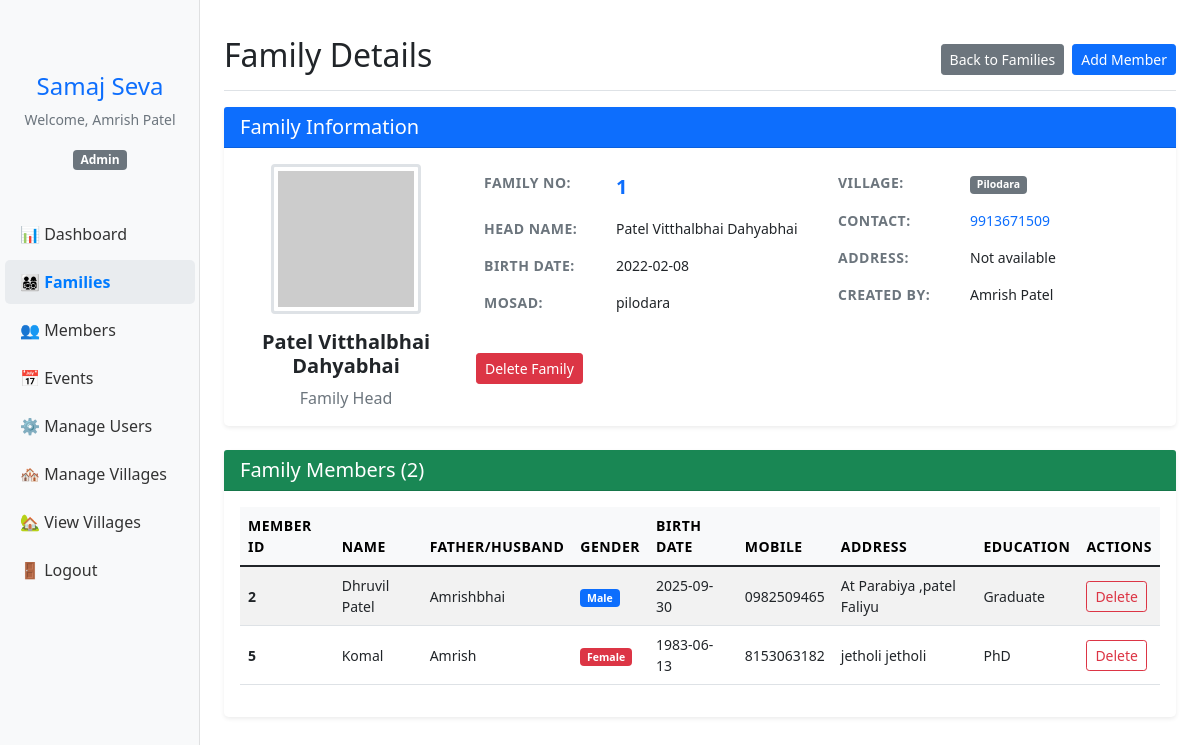
The app's page /family/16 (signed in) with its own data.
### tables this page shows
CREATE TABLE users (
                    id INTEGER PRIMARY KEY AUTOINCREMENT,
                    username TEXT UNIQUE,
                    password TEXT,
                    role TEXT,
                    village TEXT,
                    created_at TIMESTAMP DEFAULT CURRENT_TIMESTAMP
                );

CREATE TABLE families (
                    id INTEGER PRIMARY KEY AUTOINCREMENT,
                    family_no INTEGER,
                    head_name TEXT,
                    village TEXT,
                    address TEXT,
                    contact TEXT,
                    created_by INTEGER,
                    created_at TIMESTAMP DEFAULT CURRENT_TIMESTAMP, head_photo TEXT, head_birthdate TEXT, head_mosad TEXT,
                    FOREIGN KEY (created_by) REFERENCES users(id)
                );

CREATE TABLE members (
                    id INTEGER PRIMARY KEY AUTOINCREMENT,
                    family_id INTEGER,
                    unique_id INTEGER,
                    name TEXT,
                    father_husband_name TEXT,
                    gender TEXT,
                    age INTEGER,
                    mobile TEXT,
                    address TEXT,
                    photo TEXT,
                    education TEXT,
                    occupation TEXT,
                    relation TEXT,
                    remark TEXT,
                    created_by INTEGER,
                    created_at TIMESTAMP DEFAULT CURRENT_TIMESTAMP, birthdate TEXT, birth_place TEXT,
                    FOREIGN KEY (family_id) REFERENCES families(id),
                    FOREIGN KEY (created_by) REFERENCES users(id)
                );

### app.py (the view)
@app.route('/family/<int:family_id>')
@login_required
def view_family(family_id):
    conn = sqlite3.connect('database.db')
    c = conn.cursor()
    c.execute('''SELECT f.*, u.username as created_by_name
                 FROM families f
                 LEFT JOIN users u ON f.created_by = u.id
                 WHERE f.id = ?''', (family_id,))
    family = c.fetchone()
    if not family:
        flash('Family not found', 'error')
        return redirect(url_for('families'))
    if session['role'] == 'village_manager' and family[6] != session['village']:
        flash('Access denied', 'error')
        return redirect(url_for('families'))
    c.execute('''SELECT * FROM members
                 WHERE family_id = ?
                 ORDER BY unique_id''', (family_id,))
    members = c.fetchall()
    conn.close()
    return render_template('view_family.html', family=family, members=members)

### app.py (called while the page is built)
def login_required(f):
    @wraps(f)
    def decorated_function(*args, **kwargs):
        if 'user_id' not in session:
            flash('Please login first', 'error')
            return redirect(url_for('login'))
        return f(*args, **kwargs)
    return decorated_function

### templates/view_family.html (shortened to what this page needs)
{% extends "base.html" %}
{% block content %}
<div class="d-flex justify-content-between flex-wrap flex-md-nowrap align-items-center pt-3 pb-2 mb-3 border-bottom">
    <h1 class="h2">Family Details</h1>
    <div class="btn-toolbar mb-2 mb-md-0">
        <a href="{{ url_for('families') }}" class="btn btn-sm btn-secondary me-2">
            Back to Families
        </a>
        <a href="{{ url_for('add_member', family_id=family[0]) }}" class="btn btn-sm btn-primary">
            Add Member
        </a>
    </div>
</div>
<div class="card mb-4 shadow-sm rounded-3">
    <div class="card-header bg-primary text-white">
        <h5 class="card-title mb-0">Family Information</h5>
    </div>
    <div class="card-body">
        <div class="row">
            <div class="col-md-3 text-center">
                {% if family[8] %}
                <img src="{{ url_for('uploaded_file', filename=family[3]) }}"
                     class="img-thumbnail mb-3"
                     alt="Head Photo"
                     style="width: 150px; height: 150px; object-fit: cover;"
                     onerror="this.src='https://via.placeholder.com/150?text=No+Photo'">
                {% else %}
                <img src="https://via.placeholder.com/150?text=No+Photo"
                     class="img-thumbnail mb-3"
                     alt="No Photo"
                     style="width: 150px; height: 150px; object-fit: cover;">
                {% endif %}
                <h5 class="fw-bold">{{ family[2] }}</h5>
                <p class="text-muted mb-0">Family Head</p>
            </div>
            <div class="col-md-9">
                <div class="row">
                    <div class="col-md-6">
                        <table class="table table-borderless">
                            <tr>
                                <th class="text-muted" style="width: 40%;">Family No:</th>
                                <td><span class="fs-5 fw-bold text-primary">{{ family[1] }}</span></td>
                            </tr>
                            <tr>
                                <th class="text-muted">Head Name:</th>
                                <td>{{ family[2] }}</td>
                            </tr>
                            <tr>
                                <th class="text-muted">Birth Date:</th>
                                <td>{{ family[9] or 'Not specified' }}</td>
                            </tr>
                            <tr>
                                <th class="text-muted">Mosad:</th>
                                <td>{{ family[10] or 'Not specified' }}</td>
                            </tr>
                        </table>
                    </div>
                    <div class="col-md-6">
                        <table class="table table-borderless">
                            <tr>
                                <th class="text-muted" style="width: 40%;">Village:</th>
                                <td><span class="badge bg-secondary">{{ family[3] or '-' }}</span></td>
                            </tr>
                            <tr>
                                <th class="text-muted">Contact:</th>
                                <td>
                                    {% if family[5] %}
                                    <a href="tel:{{ family[8] }}" class="text-decoration-none">{{ family[5] }}</a>
                                    {% else %}
                                    Not available
                                    {% endif %}
                                </td>
                            </tr>
                            <tr>
                                <th class="text-muted">Address:</th>
                                <td>{{ family[4] or 'Not available' }}</td>
                            </tr>
                            <tr>
                                <th class="text-muted">Created By:</th>
                                <td>{{ family[11] or 'System' }}</td>
                            </tr>
                        </table>
                    </div>
                </div>
                {% if session.role == 'admin' %}
                <div class="mt-3">
                    <a href="{{ url_for('delete_family', family_id=family[0]) }}"
                       class="btn btn-sm btn-danger"
                       onclick="return confirm('Are you sure you want to delete this family and all its members? This action cannot be undone.')">
                        Delete Family
                    </a>
                </div>
                {% endif %}
            </div>
        </div>
    </div>
</div>
<div class="card shadow-sm rounded-3">
    <div class="card-header bg-success text-white">
        <h5 class="card-title mb-0">Family Members ({{ members|length }})</h5>
    </div>
    <div class="card-body">
        {% if members %}
        <div class="table-responsive">
            <table class="table table-striped table-hover align-middle">
                <thead class="table-light">
                    <tr>
                        <th>Member ID</th>
                        <th>Name</th>
                        <th>Father/Husband</th>
                        <th>Gender</th>
                        <th>Birth Date</th>
                        <th>Mobile</th>
                        <th>Address</th>
                        <th>Education</th>
                        {% if session.role == 'admin' %}
                        <th>Actions</th>
                        {% endif %}
                    </tr>
                </thead>
                <tbody>
                    {% for member in members %}
                    <tr>
                        <td><strong>{{ member[2] }}</strong></td>
                        <td>{{ member[3] }}</td>
                        <td>{{ member[4] or '-' }}</td>
                        <td>
                            <span class="badge {% if member[5] == 'Male' %}bg-primary{% else %}bg-danger{% endif %}">
                                {{ member[5] or '-' }}
                            </span>
                        </td>
                        <td>{{ member[16] or '-' }}</td>
                        <td>{{ member[7] or '-' }}</td>
                        <td>{{ member[8] or '-' }}</td>
                        <td>{{ member[10] or '-' }}</td>
                        {% if session.role == 'admin' %}
                        <td>
                            <a href="{{ url_for('delete_member', member_id=member[0]) }}"
                               class="btn btn-sm btn-outline-danger"
                               onclick="return confirm('Are you sure you want to delete this member?')">
                                Delete
                            </a>
                        </td>
                        {% endif %}
                    </tr>
                    {% endfor %}
                </tbody>
            </table>
        </div>
        {% else %}
        <div class="text-center py-4">
            <p class="text-muted mb-2">No members found in this family.</p>
            <a href="{{ url_for('add_member', family_id=family[0]) }}" class="btn btn-primary">Add First Member</a>
        </div>
        {% endif %}
    </div>
</div>
{% endblock %}

### templates/sidebar.html (shortened to what this page needs)
<div class="sidebar-sticky">
    <div class="text-center mb-4">
        <h4 class="text-primary">Samaj Seva</h4>
        <p class="text-muted small">Welcome, {{ session.username }}</p>
        <p class="badge bg-secondary">{{ session.role|title }}</p>
    </div>
    <ul class="nav flex-column">
        <li class="nav-item">
            <a class="nav-link {% if request.endpoint == 'dashboard' %}active{% endif %}" href="{{ url_for('dashboard') }}">
                📊 Dashboard
            </a>
        </li>
        <li class="nav-item">
            <a class="nav-link {% if request.endpoint in ['families', 'add_family', 'view_family'] %}active{% endif %}" href="{{ url_for('families') }}">
                👨‍👩‍👧‍👦 Families
            </a>
        </li>
        <li class="nav-item">
            <a class="nav-link {% if request.endpoint in ['view_members', 'add_member'] %}active{% endif %}" href="{{ url_for('view_members') }}">
                👥 Members
            </a>
        </li>
        <li class="nav-item">
            <a class="nav-link {% if request.endpoint in ['view_events', 'add_event'] %}active{% endif %}" href="{{ url_for('view_events') }}">
                📅 Events
            </a>
        </li>
        {% if session.role == 'admin' %}
        <li class="nav-item">
            <a class="nav-link {% if request.endpoint == 'manage_users' %}active{% endif %}" href="{{ url_for('manage_users') }}">
                ⚙️ Manage Users
            </a>
        </li>
        <li class="nav-item">
            <a class="nav-link {% if request.endpoint == 'manage_villages' %}active{% endif %}" href="{{ url_for('manage_villages') }}">
                🏘️ Manage Villages
            </a>
        </li>
        {% endif %}
        {% if session.role in ['admin', 'village_manager'] %}
        <li class="nav-item">
            <a class="nav-link {% if request.endpoint in ['user_villages', 'user_families', 'user_view_family', 'user_events'] %}active{% endif %}" href="{{ url_for('user_villages') }}">
                🏡 View Villages
            </a>
        </li>
        {% endif %}
        <li class="nav-item">
            <a class="nav-link" href="{{ url_for('logout') }}">
                🚪 Logout
            </a>
        </li>
    </ul>
</div>

### templates/base.html (style rules this page uses)
.sidebar .nav-link { color: #333; padding: 10px 15px; border-radius: 5px; margin: 2px 5px; }
.sidebar .nav-link.active { color: #007bff; background-color: #e9ecef; font-weight: bold; }
.sidebar-sticky { position: relative; top: 0; height: calc(100vh - 48px); padding-top: 0.5rem; overflow-x: hidden; overflow-y: auto; }

### templates/view_family.html (style rules this page uses)
.card { border: none; box-shadow: 0 0.125rem 0.25rem rgba(0, 0, 0, 0.075); }
.card-header { border-bottom: 1px solid rgba(0, 0, 0, 0.125); }
.table th { border-top: none; font-weight: 600; font-size: 0.875rem; text-transform: uppercase; letter-spacing: 0.5px; }
.img-thumbnail { border: 3px solid #dee2e6; }
.badge { font-size: 0.75em; }
.btn-sm { padding: 0.25rem 0.5rem; font-size: 0.875rem; }
.table { font-size: 0.875rem; }
.table td { vertical-align: middle; }

### records on screen
users: username "Amrish Patel", role "Admin"
families: head_name "Patel Vitthalbhai Dahyabhai", family_no "1", head_birthdate "2022-02-08", head_mosad "pilodara", village "Pilodara", contact "9913671509", address "Not available"
members: unique "2", name "Dhruvil Patel", father_husband_name "Amrishbhai", gender "Male", birthdate "2025-09-30", mobile "0982509465", address "At Parabiya ,patel Faliyu", education "Graduate"
members: unique "5", name "Komal", father_husband_name "Amrish", gender "Female", birthdate "1983-06-13", mobile "8153063182", address "jetholi jetholi", education "PhD"

### other values on screen
{{ members|length }} "2"
